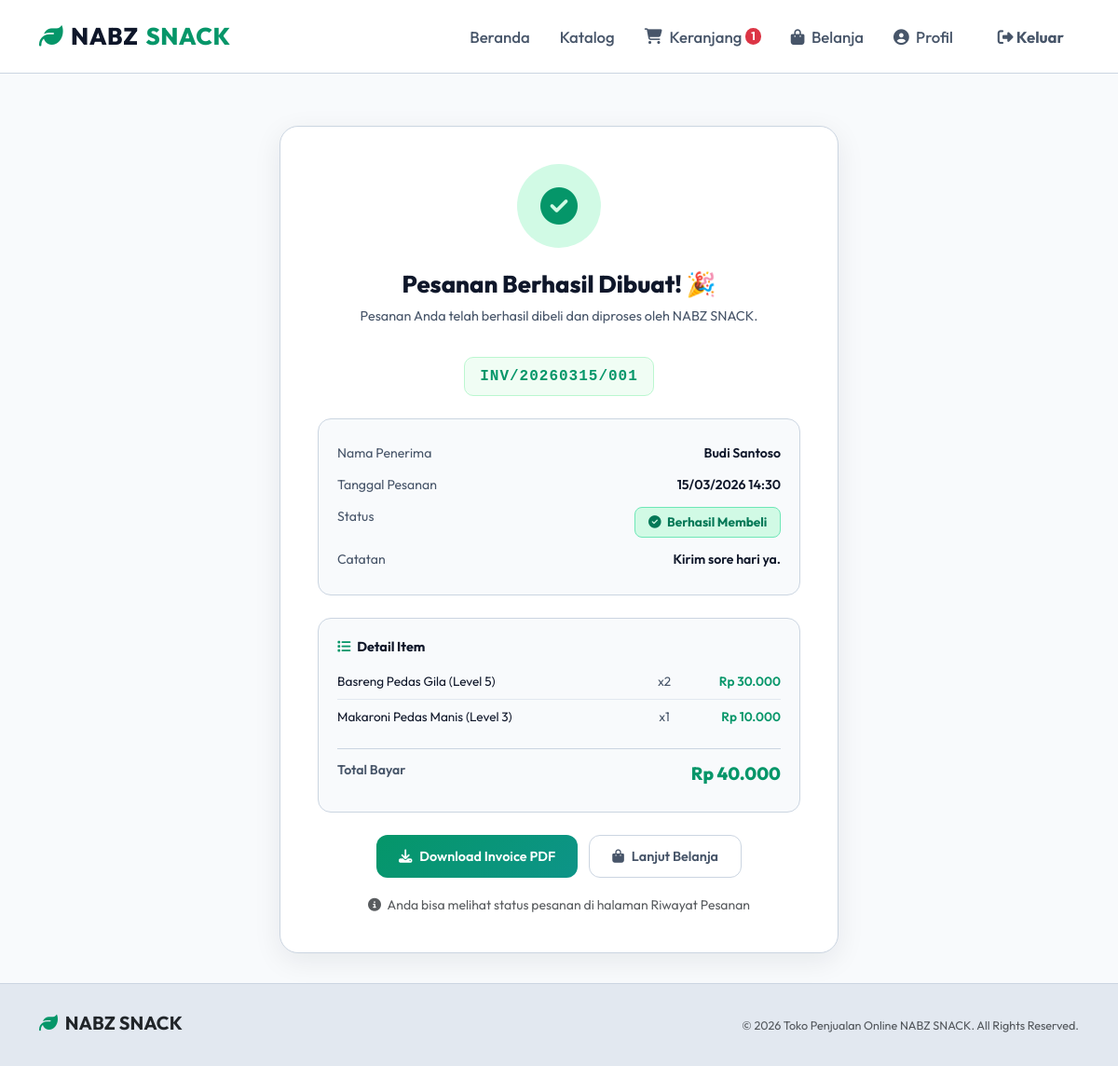
Screenshot of /checkout/success/1 (signed in) with the database file from the repository.
### models.py (models this page shows, shortened)
class Transaction(db.Model):
    __tablename__ = 'transactions'
    id = db.Column(db.Integer, primary_key=True)
    invoice_number = db.Column(db.String(50), unique=True, nullable=False)
    customer_name = db.Column(db.String(100), nullable=False)
    customer_id = db.Column(db.Integer, db.ForeignKey('users.id'), nullable=True)
    cashier_id = db.Column(db.Integer, db.ForeignKey('users.id'), nullable=True)
    total_price = db.Column(db.Float, nullable=False)
    status = db.Column(db.String(20), nullable=False, default='Pending') # 'Pending', 'Processed', 'Completed', 'Cancelled'
    notes = db.Column(db.String(255), nullable=True)
    created_at = db.Column(db.DateTime, default=datetime.utcnow)
    items = db.relationship('TransactionItem', backref='transaction', cascade='all, delete-orphan', lazy=True)

class TransactionItem(db.Model):
    __tablename__ = 'transaction_items'
    id = db.Column(db.Integer, primary_key=True)
    transaction_id = db.Column(db.Integer, db.ForeignKey('transactions.id'), nullable=False)
    product_id = db.Column(db.Integer, db.ForeignKey('products.id'), nullable=False)
    quantity = db.Column(db.Integer, nullable=False)
    price_at_transaction = db.Column(db.Float, nullable=False)

class Product(db.Model):
    __tablename__ = 'products'
    id = db.Column(db.Integer, primary_key=True)
    name = db.Column(db.String(100), nullable=False)
    price = db.Column(db.Float, nullable=False)
    stock = db.Column(db.Integer, nullable=False, default=0)
    category = db.Column(db.String(50), nullable=False) # e.g. Makaroni, Keripik, Basreng, Seblak
    spicy_level = db.Column(db.Integer, nullable=False, default=1) # 1 - 5
    image_url = db.Column(db.String(255), nullable=True)
    description = db.Column(db.Text, nullable=True)
    transaction_items = db.relationship('TransactionItem', backref='product', lazy=True)

### app.py (the view)
@app.route('/checkout/success/<int:trans_id>')
@login_required
def checkout_success(trans_id):
    transaction = Transaction.query.get_or_404(trans_id)
    if session.get('user_role') not in ['admin', 'cashier'] and transaction.customer_id != session.get('user_id'):
        flash('Anda tidak memiliki akses ke halaman ini.', 'error')
        return redirect(url_for('index'))
    return render_template('checkout_success.html', transaction=transaction)

### app.py (called while the page is built)
@app.context_processor
def inject_cart_count():
    if 'user_id' in session:
        cart = Cart.query.filter_by(user_id=session['user_id']).first()
        if cart:
            total_items = sum(item.quantity for item in cart.items)
            return {'cart_count': total_items}
    return {'cart_count': 0}

def login_required(f):
    from functools import wraps
    @wraps(f)
    def decorated_function(*args, **kwargs):
        if 'user_id' not in session:
            flash('Silakan login terlebih dahulu untuk mengakses halaman ini.', 'error')
            return redirect(url_for('login'))
        return f(*args, **kwargs)
    return decorated_function

### templates/checkout_success.html (shortened to what this page needs)
{% extends 'base.html' %}
{% block content %}
<div class="success-page">
    <div class="success-card">
        <div class="success-icon">
            <i class="fas fa-check-circle"></i>
        </div>
        <h1 class="success-title">Pesanan Berhasil Dibuat! 🎉</h1>
        <p class="success-subtitle">Pesanan Anda telah berhasil dibeli dan diproses oleh NABZ SNACK.</p>
        <div class="invoice-number-badge">
            {{ transaction.invoice_number }}
        </div>
        <div class="invoice-box">
            <div class="invoice-row">
                <span class="lbl">Nama Penerima</span>
                <span class="val">{{ transaction.customer_name }}</span>
            </div>
            <div class="invoice-row">
                <span class="lbl">Tanggal Pesanan</span>
                <span class="val">{{ transaction.created_at.strftime('%d/%m/%Y %H:%M') }}</span>
            </div>
            <div class="invoice-row">
                <span class="lbl">Status</span>
                <span class="val">
                    {% if transaction.status == 'Completed' or transaction.status == 'Sukses' or transaction.status == 'Berhasil' %}
                    <span class="status-completed-big">
                        <i class="fas fa-check-circle"></i> Berhasil Membeli
                    </span>
                    {% elif transaction.status == 'Pending' %}
                    <span class="status-pending-big">
                        <i class="fas fa-clock"></i> Pending
                    </span>
                    {% else %}
                    <span class="status-badge status-{{ transaction.status | lower }}">
                        {{ transaction.status }}
                    </span>
                    {% endif %}
                </span>
            </div>
            {% if transaction.notes %}
            <div class="invoice-row">
                <span class="lbl">Catatan</span>
                <span class="val">{{ transaction.notes }}</span>
            </div>
            {% endif %}
        </div>
        <div class="invoice-box">
            <div style="font-weight:700; color:#0f172a; font-size:0.9rem; margin-bottom:0.5rem;">
                <i class="fas fa-list me-1 text-success"></i> Detail Item
            </div>
            <div class="items-list">
                {% for item in transaction.items %}
                <div class="item-row">
                    <span class="item-name">{{ item.product.name if item.product else 'Produk' }}</span>
                    <span class="item-qty">x{{ item.quantity }}</span>
                    <span class="item-sub">Rp {{ "{:,.0f}".format(item.price_at_transaction * item.quantity).replace(',', '.') }}</span>
                </div>
                {% endfor %}
            </div>
            <div class="invoice-row total-row">
                <span class="lbl" style="font-weight:600; color:#475569;">Total Bayar</span>
                <span class="val">Rp {{ "{:,.0f}".format(transaction.total_price).replace(',', '.') }}</span>
            </div>
        </div>
        <div class="btn-actions">
            <a href="{{ url_for('download_invoice', trans_id=transaction.id) }}" class="btn-action btn-action-primary" target="_blank">
                <i class="fas fa-download"></i> Download Invoice PDF
            </a>
            <a href="{% if session.get('user_role') == 'admin' %}{{ url_for('admin_dashboard') }}{% elif session.get('user_role') == 'cashier' %}{{ url_for('cashier_dashboard') }}{% else %}{{ url_for('customer_dashboard') }}{% endif %}" class="btn-action btn-action-secondary">
                <i class="fas fa-shopping-bag"></i> Lanjut Belanja
            </a>
        </div>
        <div class="text-center mt-3">
            <small class="text-muted">
                <i class="fas fa-info-circle me-1"></i>
                Anda bisa melihat status pesanan di halaman Riwayat Pesanan
            </small>
        </div>
    </div>
</div>
{% endblock %}

### static/css/style.css (style rules this page uses)
:root { --bg-dark: #f1f5f9; --bg-body: #f8fafc; --card-bg: #ffffff; --card-bg-hover: #f1f5f9; --glass-bg: rgba(255, 255, 255, 0.94); --primary-fire: #059669; --primary-fire-rgb: 5, 150, 105; --accent-red: #dc2626; --accent-gold: #d97706; --accent-orange: #0284c7; --text-light: #0f172a; --text-muted: #475569; --border-color: #cbd5e1; --border-hover: #94a3b8; --shadow-glow: 0 4px 18px 0 rgba(15, 23, 42, 0.05); --shadow-glow-intense: 0 8px 30px 0 rgba(15, 23, 42, 0.10); }
body { background-color: var(--bg-body); color: var(--text-light); font-family: 'Outfit', sans-serif; min-height: 100vh; display: flex; flex-direction: column; overflow-x: hidden; }
.text-success { color: #059669 !important; }

### templates/checkout_success.html (style rules this page uses)
.success-page { min-height: 70vh; display: flex; align-items: center; justify-content: center; padding: 2rem 0; }
.success-card { background: #ffffff; border: 1px solid #cbd5e1; border-radius: 20px; padding: 2.5rem; max-width: 600px; width: 100%; text-align: center; box-shadow: 0 8px 30px rgba(15, 23, 42, 0.08); }
.success-icon { width: 90px; height: 90px; border-radius: 50%; background: #d1fae5; display: flex; align-items: center; justify-content: center; margin: 0 auto 1.5rem; font-size: 2.5rem; color: #059669; animation: scaleIn 0.5s ease-out; }
.success-title { font-size: 1.6rem; font-weight: 800; color: #0f172a; margin-bottom: 0.5rem; }
.success-subtitle { color: #475569; font-size: 0.9rem; margin-bottom: 2rem; }
.invoice-box { background: #f8fafc; border: 1px solid #cbd5e1; border-radius: 14px; padding: 1.25rem; margin-bottom: 1.5rem; text-align: left; }
.invoice-row { display: flex; justify-content: space-between; padding: 0.4rem 0; font-size: 0.88rem; }
.invoice-row .lbl { color: #475569; }
.invoice-row .val { color: #0f172a; font-weight: 600; }
.invoice-row.total-row { border-top: 1px solid #cbd5e1; margin-top: 0.5rem; padding-top: 0.75rem; }
.invoice-row.total-row .val { color: #059669; font-size: 1.2rem; font-weight: 800; }
.invoice-number-badge { display: inline-block; background: #f0fdf4; border: 1px solid #bbf7d0; border-radius: 10px; padding: 0.5rem 1rem; font-family: monospace; font-weight: 700; color: #059669; font-size: 1rem; margin-bottom: 1.5rem; letter-spacing: 1px; }
.items-list { text-align: left; margin-bottom: 1rem; }
.items-list .item-row { display: flex; justify-content: space-between; align-items: center; padding: 0.5rem 0; border-bottom: 1px solid #e2e8f0; font-size: 0.85rem; }
.items-list .item-row:last-child { border-bottom: none; }
.items-list .item-name { color: #0f172a; flex: 1; }
.items-list .item-qty { color: #475569; min-width: 50px; text-align: center; }
.items-list .item-sub { color: #059669; font-weight: 600; min-width: 100px; text-align: right; }
.status-completed-big { display: inline-flex; align-items: center; gap: 0.4rem; background: #d1fae5; border: 1px solid #6ee7b7; color: #047857; border-radius: 8px; padding: 0.35rem 0.85rem; font-size: 0.85rem; font-weight: 700; }
.btn-actions { display: flex; gap: 0.75rem; justify-content: center; flex-wrap: wrap; }
.btn-action { padding: 0.7rem 1.5rem; border-radius: 12px; font-weight: 600; font-size: 0.9rem; text-decoration: none; display: inline-flex; align-items: center; gap: 0.5rem; transition: all 0.2s; }
.btn-action-primary { background: linear-gradient(135deg, #059669, #0d9488); color: #fff; border: none; }
.btn-action-secondary { background: #ffffff; border: 1px solid #cbd5e1; color: #475569; }

### rows the page displays
Transaction: total_price "40.000"
TransactionItem: product "Basreng Pedas Gila (Level 5)", quantity "2", price_at_transaction+quantity "30.000"
TransactionItem: product "Makaroni Pedas Manis (Level 3)", quantity "1", price_at_transaction+quantity "10.000"

### other values shown
{{ cart_count }} "1"
